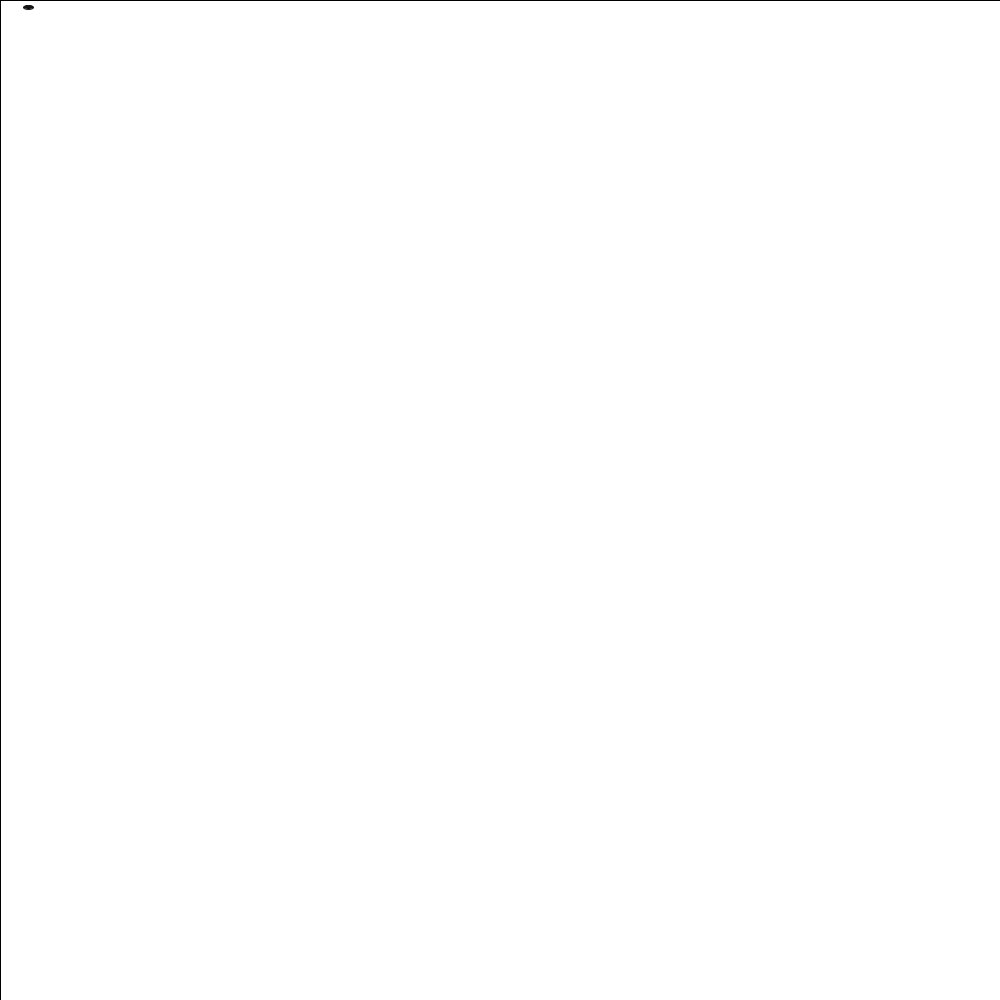
Frame 1 (no input)
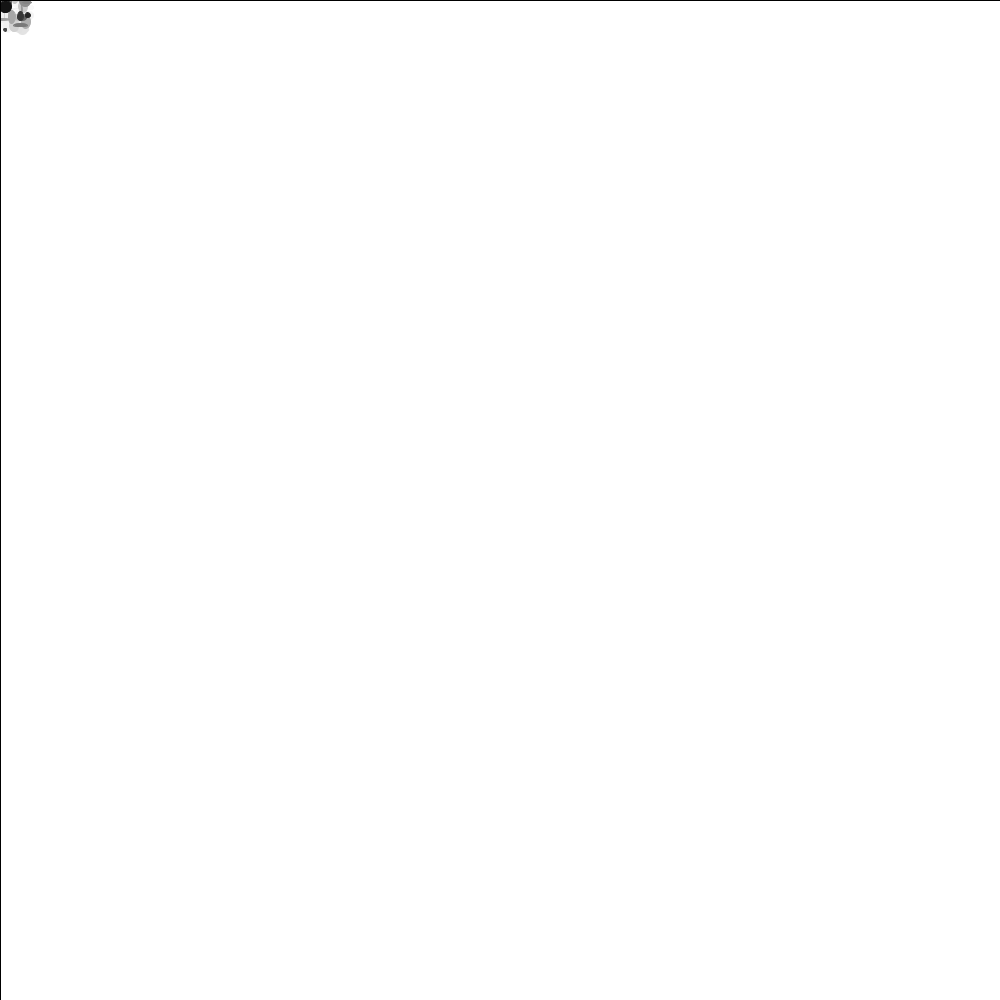
Frame 60 (the mouse pressed at the canvas centre just before this capture)
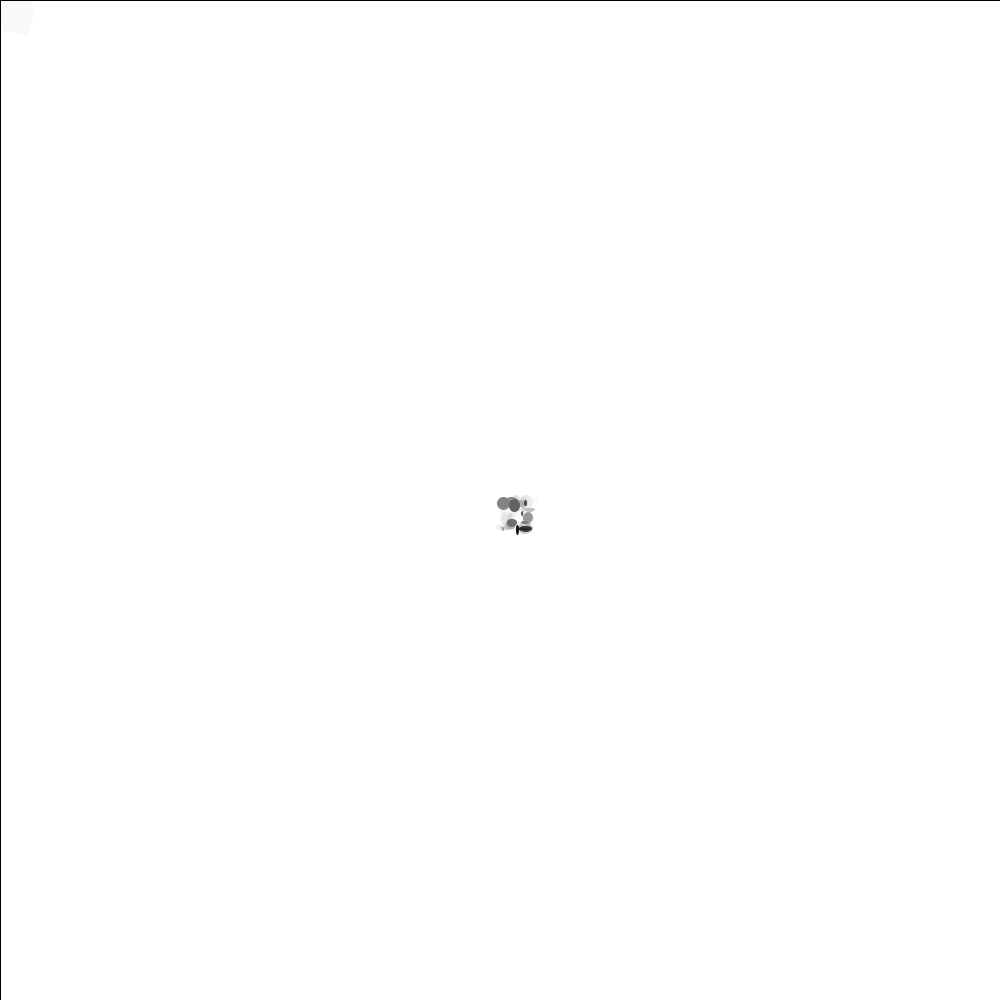
Frame 120 (the mouse held since frame 60 and released just before this capture)

The Processing sketch that drew these frames (run headless with seeded random() and noise(); from frame 60 on, the mouse is pressed at the canvas centre):

// Processing sketch: processing_36250
// ── processing_36250.pde

/////////////////////////////////////////////////////////
///////////written by Daniel 15/8/11/////////////////////
/////////////////////////////////////////////////////////

/*left click for the ellipses to become out of control when 
the mouse doesnt move. Once moved you gain control for a short
time before the ellipses run away when you stop. To regain full
control, right click. ENJOY! */

    float x = 0;
    float y = 0;
    float diamX = 0;
    float diamY = 0;
    float mX = 0;
    float mY = 0;
    float v2 = 0;
    float v1 = 0;
    float xx = 0;
    float yy = 0;

void setup (){
    size (1000,1000);
    background (255);
    loop ();
    smooth ();
    frameRate (1000);
}
void draw()
{
    x = 700;
    y = 400;
    xx = 70;
    yy = 40;
    diamX = random (15);
    diamY = random (15);
    mX = random (15);
    mY = random (15);
    v1 = random (300);
    v2 = random (300);
 
    //noLoop();
    fill (0);
    //ellipse (x,y,10,10);
    ellipse (mouseX + mX*2,mouseY + mY*2,diamX,diamY);
    fill (255,255,255,20);
    rect (0,0,1000,1000);
  
  /*if (mousePressed) {   
     fill (255,0,0);
     ellipse (mouseX + xx*2,mouseY + yy*2 ,diamX,diamY);
   }*/
 
///////////////////////mouse functions//////////////////////////
  
if (mouseButton == RIGHT) {
    fill (0);
    ellipse (mouseX + mX*2,mouseY + mY*2,diamX,diamY);
  }
     /* }
if(mouseButton == RIGHT ) {
    fill (0);
    ellipse (mouseX,mouseY,diamX,diamY);
  }  */  

if (mouseButton == LEFT) {
    mouseX += v2 * 0.14 * cos(v1);
    mouseY += v2 * 0.14 * sin(v1);
    stroke(0);
  }
if (x > v1+11) {
    if (abs(xx) == xx) xx *= -1.0;
    x = v1-11;
  }
if (x < -11) {
    if (abs(xx) != xx) xx *= -1.0;
    x = 11;
  }
if (y < -11) {
    if (abs(yy) != yy) yy *= -1.0;
    y = 11;
  }
if (x > v2+11) {
    if (abs(yy) == yy) yy *= -1.0;
    xx *= 0.6;
    y = v2-11;
  }
}
/*/ trying to figure how to contain the spiratic movements to 
within the box,almost like a particle system and have them 
bounce back. ^^my attempt haha /*/
